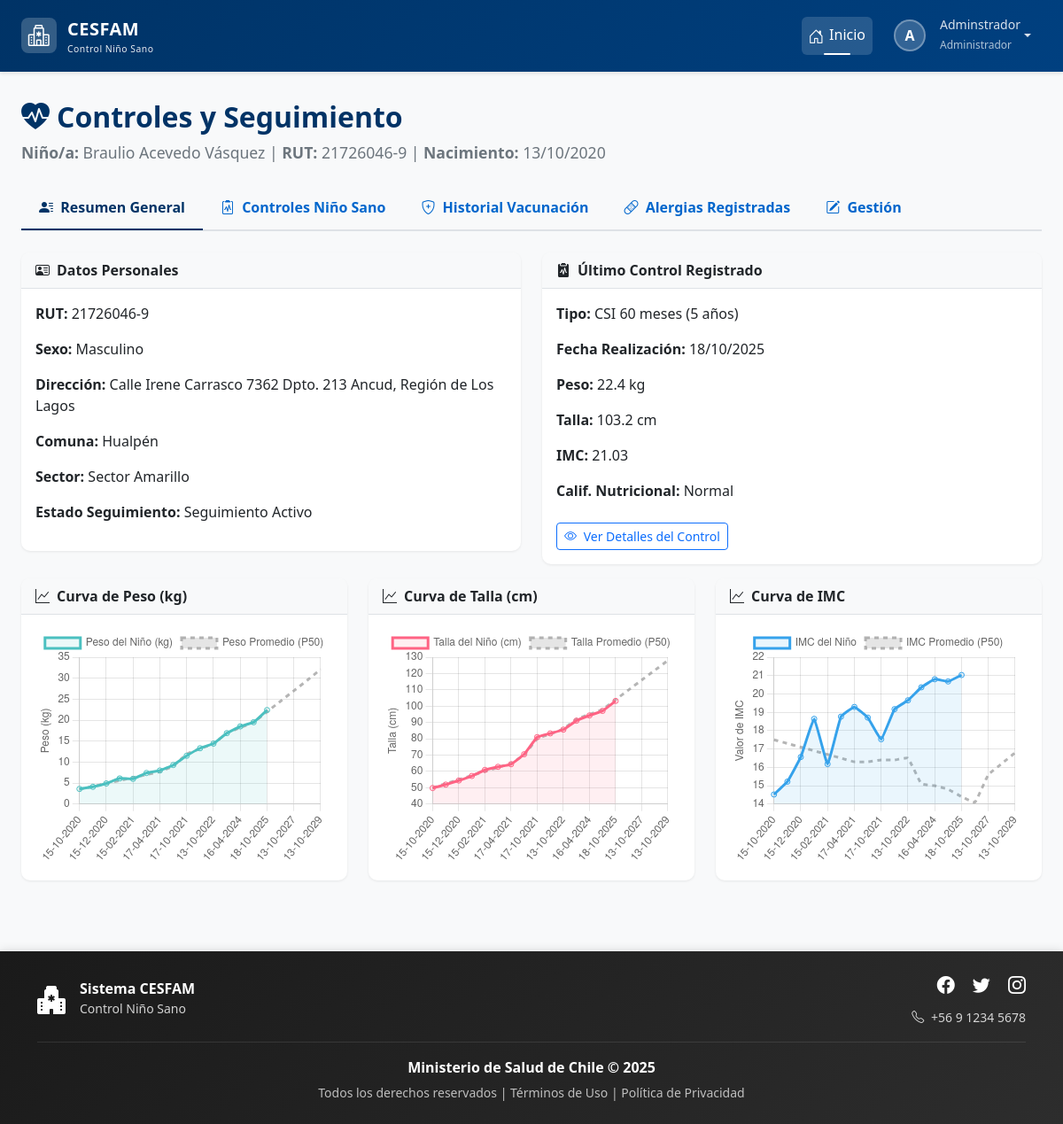
/ninos/21726046-9/ (signed in), run on an earlier commit of the app's database.
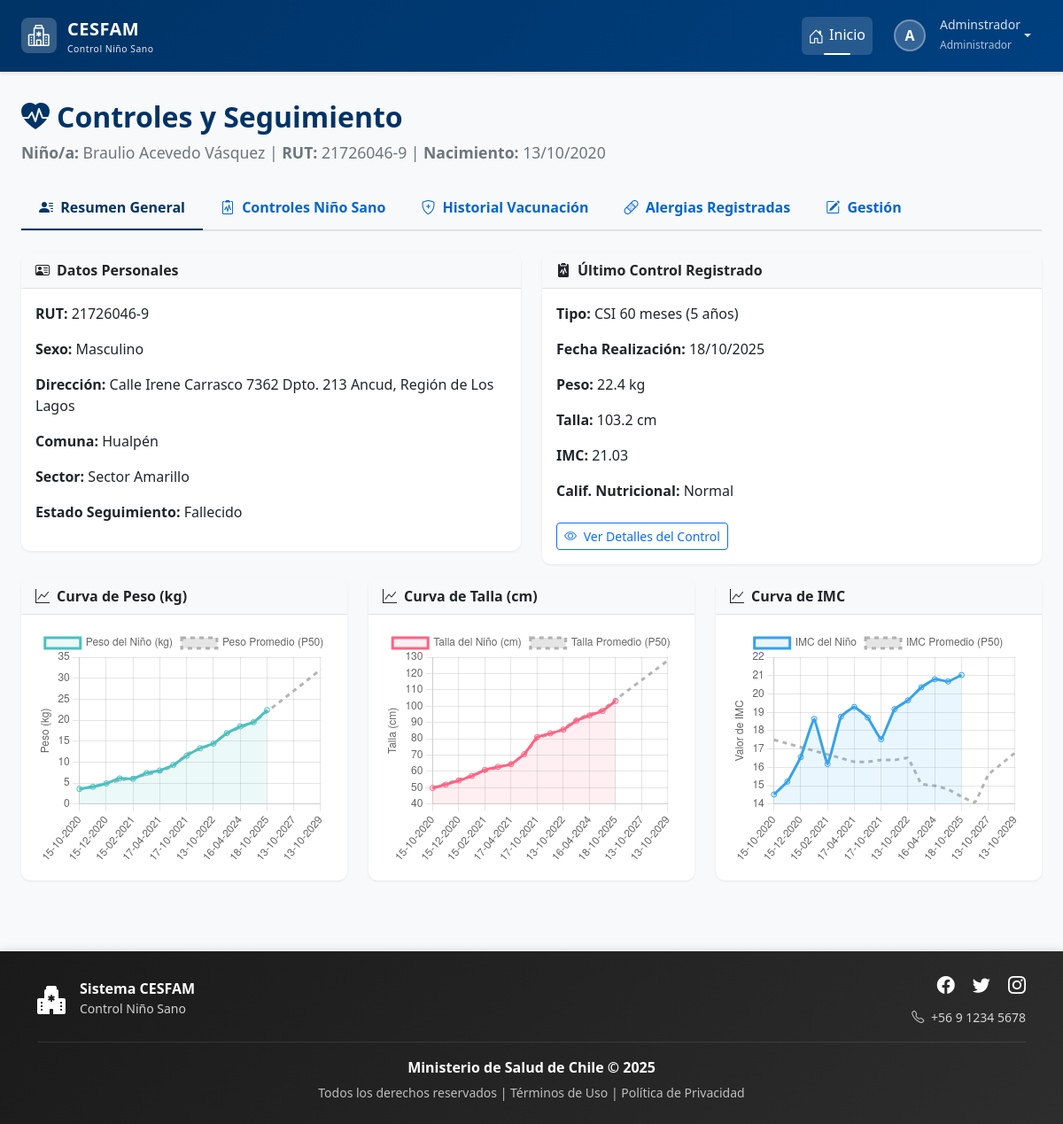
And on a later commit of the database.
### control/models.py (models this page shows, shortened)
class Nino(models.Model):
    ESTADO_SEGUIMIENTO_CHOICES = [
        ('ACTIVO', 'Seguimiento Activo'),
        ('COMPLETADO', 'Programa Completado'),
        ('TRASLADADO', 'Trasladado/Inactivo'),
        ('FALLECIDO', 'Fallecido'),
        ('OTRO', 'Otro'),
    ]
    SEXO_CHOICES = [
        ('Masculino', 'Masculino'),
        ('Femenino', 'Femenino')
    ]
    rut_nino = models.CharField(max_length=10, primary_key=True)
    nombre = models.CharField(max_length=50)
    ap_paterno = models.CharField(max_length=30)
    ap_materno = models.CharField(max_length=30, blank=True, null=True)
    fecha_nacimiento = models.DateField()
    sexo = models.CharField(max_length=20, choices=SEXO_CHOICES)
    direccion = models.CharField(max_length=200)
    fecha_registro = models.DateTimeField(auto_now_add=True)
    comuna = models.ForeignKey(Comuna, on_delete=models.PROTECT)
    estado_seguimiento = models.CharField(
        max_length=20,
        choices=ESTADO_SEGUIMIENTO_CHOICES,
        default='ACTIVO',
        verbose_name="Estado del Seguimiento"
    )
    sector = models.CharField(
        max_length=50,
        blank=True, # Lo hacemos opcional por si no se conoce al principio
        null=True,
        verbose_name="Sector Asignado"
    )
    fecha_fallecimiento = models.DateField(
        null=True,
        blank=True,
        verbose_name="Fecha de Fallecimiento"
    )
    nombre_norm = models.CharField(
        max_length=50,
        editable=False,     # No se muestra en formularios/admin
        db_index=True       # Indexado para búsquedas rápidas
    )
    ap_paterno_norm = models.CharField(
        max_length=30,
        editable=False,
        db_index=True
    )
    ap_materno_norm = models.CharField(
        max_length=30,
        blank=True,
        null=True,
        editable=False,
        db_index=True
    )
    history = HistoricalRecords()

class Comuna(models.Model):
    id = models.AutoField(primary_key=True)
    nom_comuna = models.CharField(max_length=50)
    ciudad = models.ForeignKey(Ciudad, on_delete=models.PROTECT)

### control/views.py (the view, shortened to what this page needs)
# urls.py: path('ninos/<str:nino_rut>/', views.controles, name='detalle_nino'),
@login_required
def controles(request, nino_rut):
    nino = get_object_or_404(Nino.objects.select_related('comuna'), pk=nino_rut)
    user = request.user
    if user.rol.nombre_rol.lower() == 'tutor':
        try:
            if not user.perfil_tutor.ninos.filter(pk=nino.pk).exists():
                raise PermissionDenied
        except Tutor.DoesNotExist:
             raise PermissionDenied
    lista_controles = nino.controles.select_related('periodo').all().order_by('fecha_control_programada')
    vacunas_aplicadas = nino.vacunas_aplicadas.select_related('vacuna').all().order_by('fecha_programada')
    alergias_registradas = nino.alergias_registradas.select_related('categoria').all().order_by('-fecha_aparicion')
    ultimo_control = nino.controles.filter(
        fecha_realizacion_control__isnull=False,
        deshabilitado=False
    ).order_by('-fecha_realizacion_control').first()
    contexto = {
        "nino": nino,
        "controles": lista_controles,
        "vacunas_aplicadas": vacunas_aplicadas,
        "alergias_registradas": alergias_registradas,
        "ultimo_control": ultimo_control,
        "estado_seguimiento_choices": Nino.ESTADO_SEGUIMIENTO_CHOICES,
    }
    return render(request, 'control/nino/controles.html', contexto)

### control/models.py (called while the page is built)
    @property
    def estado_alerta(self):
        if self.deshabilitado:
            return "Deshabilitado"
        if self.fecha_realizacion_control:
            return "Realizado"
        hoy = date.today()
        fecha_programada = self.fecha_control_programada
        margen = self.periodo.dias_margen if self.periodo else 7
        if hoy <= fecha_programada:
            return "Al día"
        elif hoy <= fecha_programada + timedelta(days=margen):
            return "Alerta Amarilla"
        else:
            return "Alerta Roja"

    @property
    def estado_css_class(self):
        estado = self.estado_alerta
        if estado == "Realizado":
            return "bg-success text-white"
        elif estado == "Al día":
            return "bg-primary text-white"
        elif estado == "Alerta Amarilla":
            return "bg-warning text-dark"
        elif estado == "Alerta Roja":
            return "bg-danger text-white"
        elif estado == "Deshabilitado":
            return "bg-secondary text-white opacity-75" # Gris y un poco transparente
        return "bg-light text-dark" # Fallback por si acaso

### control/templates/control/nino/controles.html (shortened to what the changed rows need)
{% extends 'base.html' %}
{% load static %}
{% block extra_css %}
    <link rel="stylesheet" href="{% static 'css/estilocontroles.css' %}">
{% endblock %}
{% block content %}
<div class="page-header mb-4">
    <h2><i class="bi bi-heart-pulse-fill me-2"></i>Controles y Seguimiento</h2>
    <p class="child-info">
        <strong>Niño/a:</strong> {{ nino.nombre }} {{ nino.ap_paterno }} {{ nino.ap_materno }} |
        <strong>RUT:</strong> {{ nino.rut_nino }} |
        <strong>Nacimiento:</strong> {{ nino.fecha_nacimiento|date:"d/m/Y" }}
    </p>
</div>
     <div class="tab-content" id="controlTabsContent">
<div class="tab-content" id="controlTabsContent">
    <div class="tab-pane fade show active" id="resumen-pane" role="tabpanel" aria-labelledby="resumen-tab" tabindex="0">
        <div class="row mt-3">
            <div class="col-md-6">
                <div class="card summary-card">
                    <div class="card-body">
                        <p><strong>RUT:</strong> {{ nino.rut_nino }}</p>
                        <p><strong>Sexo:</strong> {{ nino.sexo }}</p>
                        <p><strong>Dirección:</strong> {{ nino.direccion|default:"No registrada" }}</p>
                        <p><strong>Comuna:</strong> {{ nino.comuna.nom_comuna }}</p>
                        <p><strong>Sector:</strong> {{ nino.sector|default:"No asignado" }}</p>
                        <p><strong>Estado Seguimiento:</strong> {{ nino.get_estado_seguimiento_display }}</p>
                    </div>
                </div>
            </div>
        </div>
    </div>
    </div>
</div> {% endblock %}

What changed in the data, as far as the page shows it:
changed Nino "Braulio": estado_seguimiento "Seguimiento Activo" → "Fallecido"
